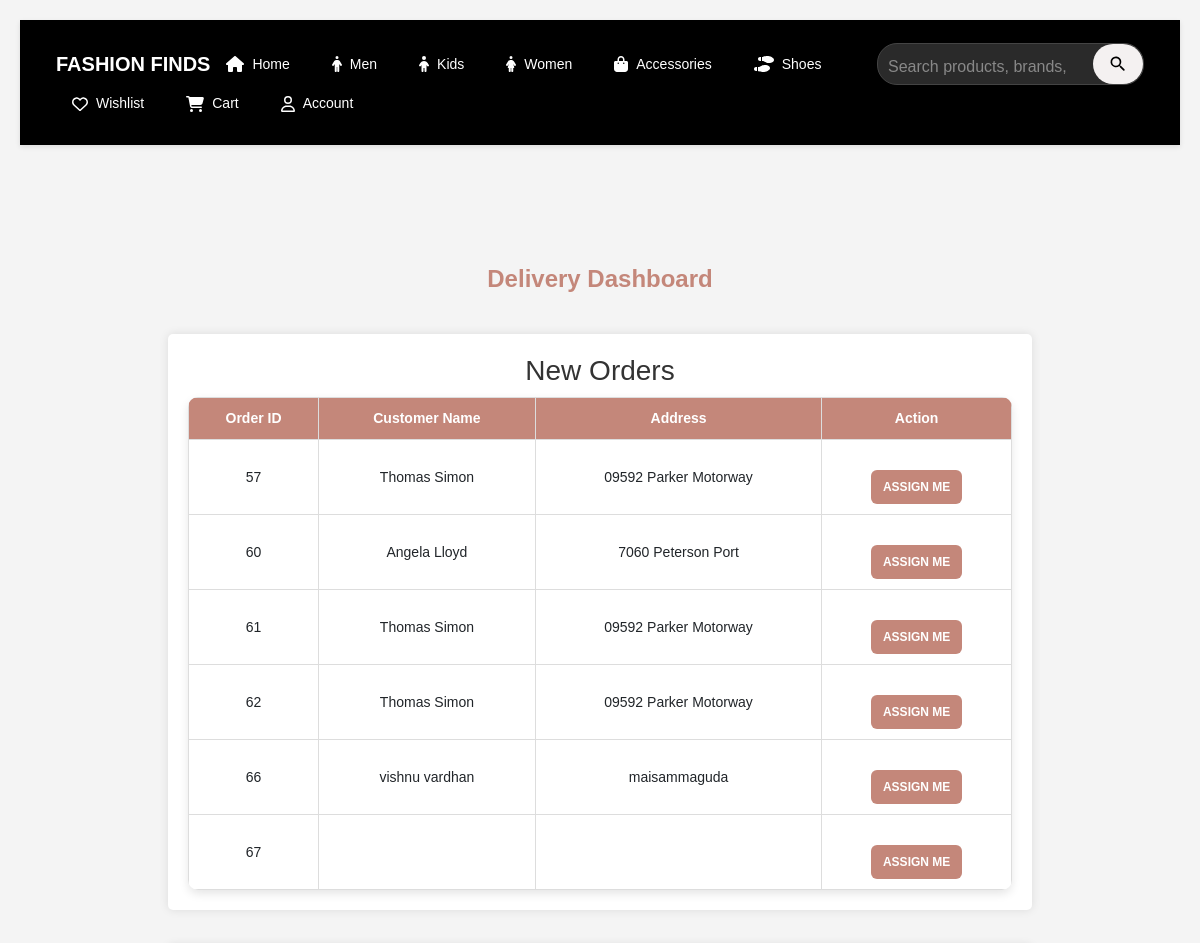
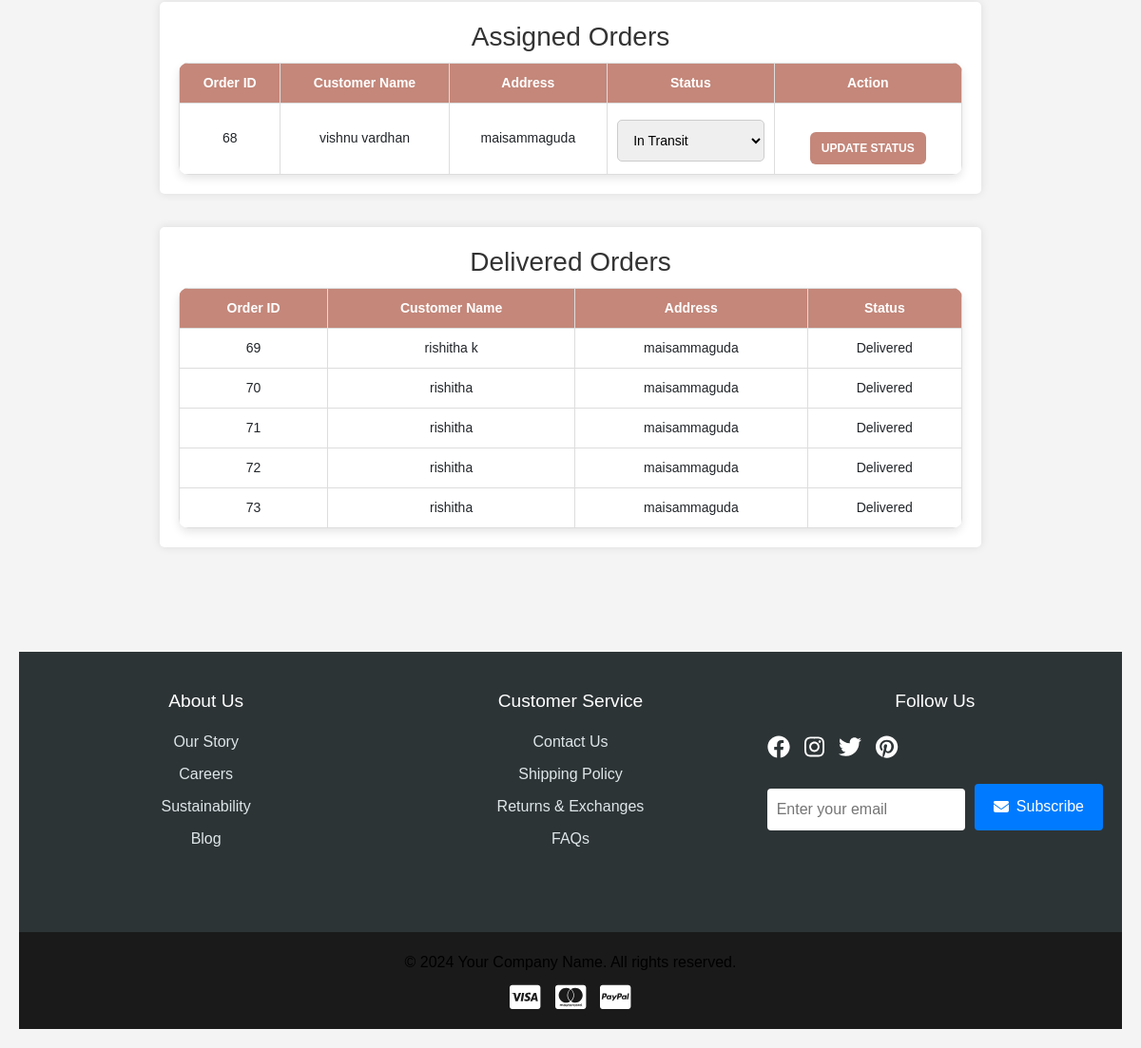
The app's page /delivery/dashboard (signed in), older data (2 pictures, top to bottom).
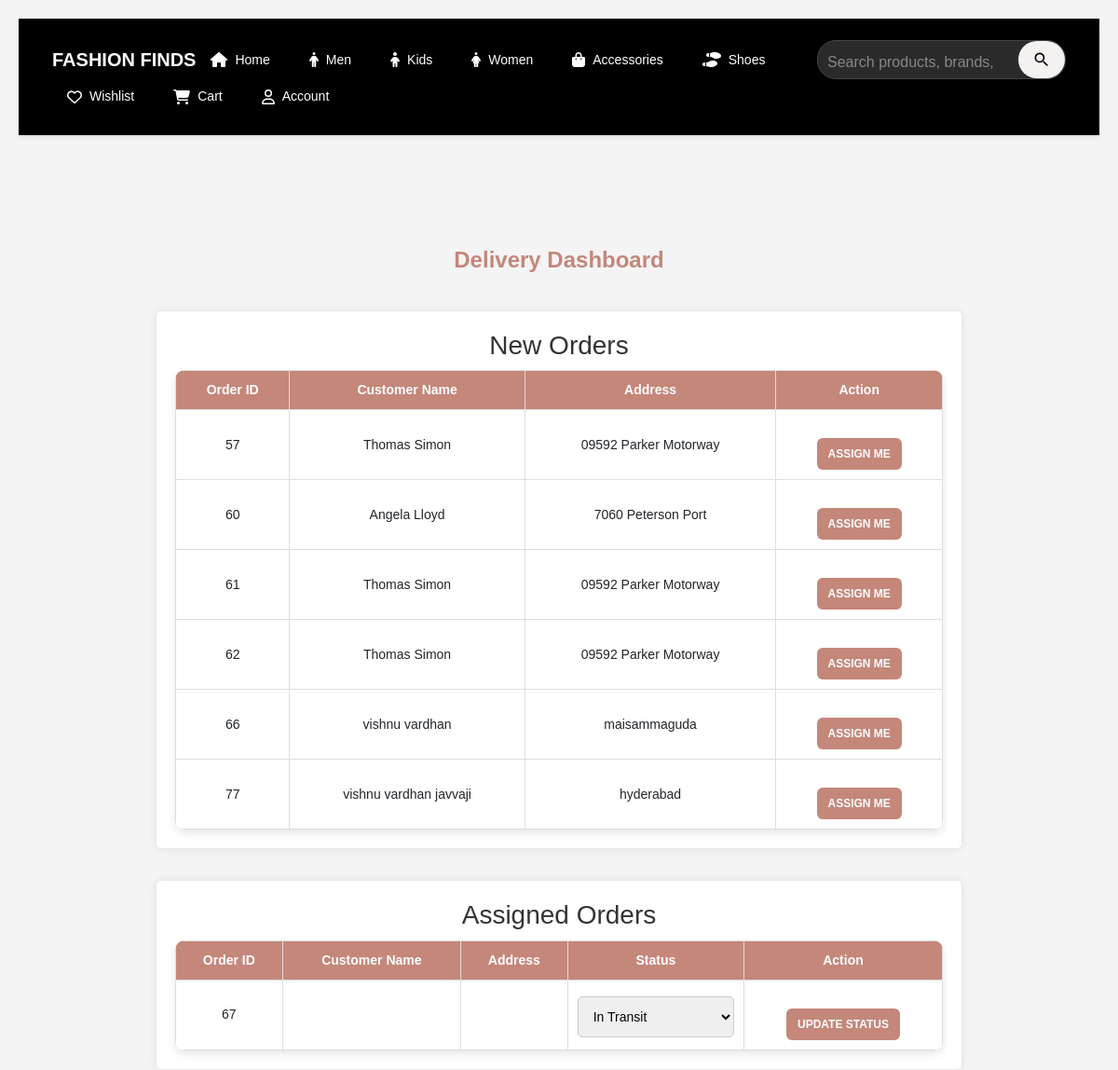
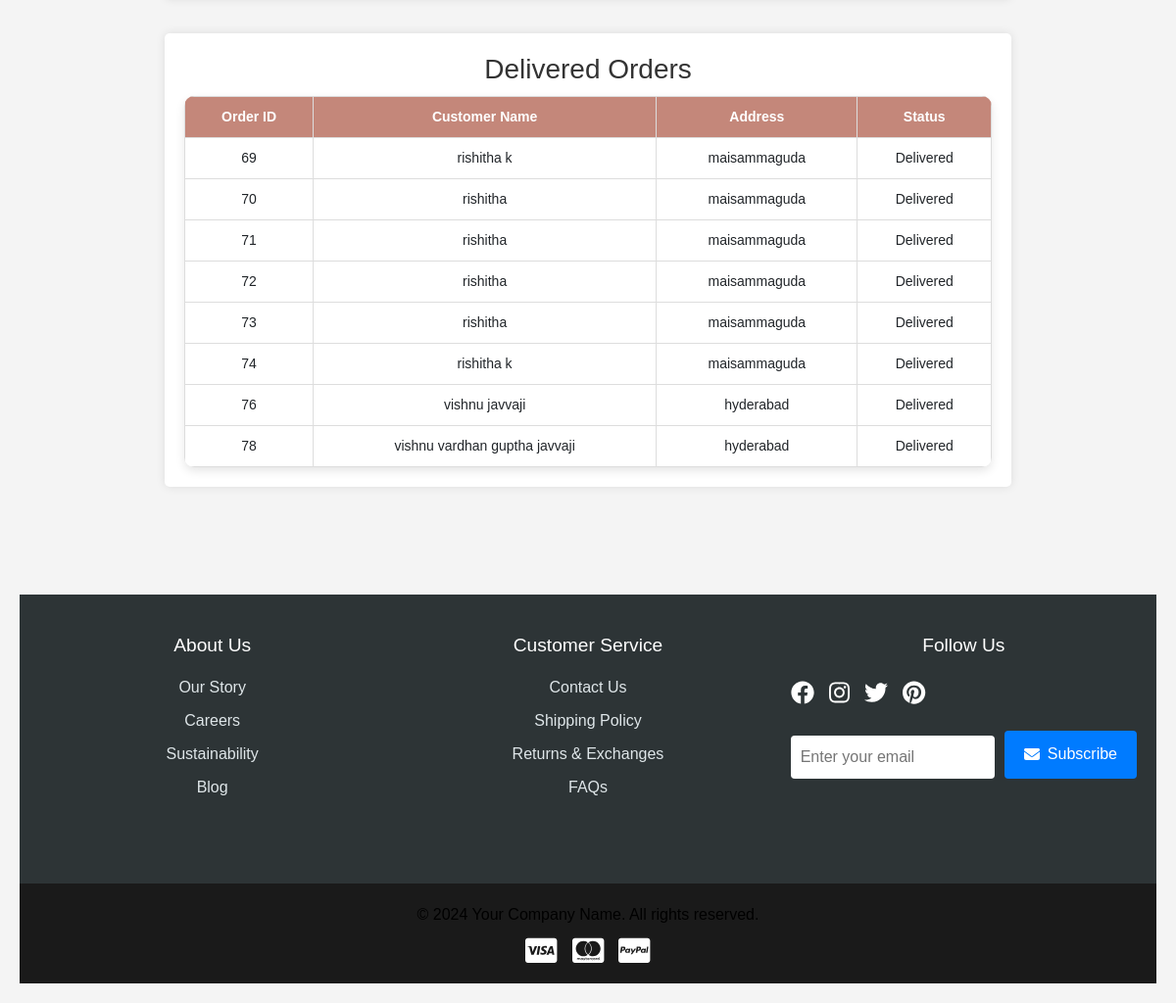
The same page, newer data (2 pictures, top to bottom).
### app/models.py (models this page shows, shortened)
class Order(db.Model):
    __tablename__ = 'orders'
    id = db.Column(db.Integer, primary_key=True)
    user_id = db.Column(db.Integer, db.ForeignKey('users.id'), nullable=False)
    total_price = db.Column(db.Float, nullable=False)
    status = db.Column(db.String(50), nullable=False, default="Pending")  # ('Pending', 'Shipped', 'Delivered', 'Cancelled')
    order_date = db.Column(db.DateTime, nullable=False, default=lambda: datetime.now(timezone.utc))
    delivery_date = db.Column(db.DateTime, nullable=True)
    order_items = db.relationship('OrderItem', backref='order', lazy=True, cascade="all, delete-orphan")
    delivery_person_id = db.Column(db.Integer, db.ForeignKey('users.id'), nullable=True)
    customer_name = db.Column(db.String(100), nullable=False)
    address_line_1 = db.Column(db.String(100), nullable=False)
    state = db.Column(db.String(100), nullable=False)
    city = db.Column(db.String(100), nullable=False)
    pincode = db.Column(db.String(20), nullable=False)
    mail = db.Column(db.String(50), nullable=False)

### app/delivery.py (the view)
@delivery_bp.route('/dashboard')
@login_required
def dashboard():
    person = current_user
    if not person:
        return "User not found", 404  # Handle non-existent users
    available_orders = Order.query.filter_by(city=person.city, delivery_person_id=None).all()
    delivered_orders = Order.query.filter_by(status="Delivered", delivery_person_id=person.id).all()
    assigned_orders = Order.query.filter(Order.delivery_person_id == person.id, Order.status != "Delivered").all()
    return render_template('delivery_dashboard.html', person=person, new_orders=available_orders, assigned_orders=assigned_orders, delivered=delivered_orders)

### app/templates/delivery_dashboard.html (shortened to what this page needs)
{% extends "base.html" %}
{% block content %}
<link rel="stylesheet" href="{{ url_for('static', filename='css/delivery.css') }}">
    <h2 class="title" style="color: #C4877A; font-size: 30 px; font-weight: bold;">Delivery Dashboard</h2>
    <div class="container">
        <div class="section">
            <h3>New Orders</h3>
            {% if new_orders %}
                <table>
                    <tr>
                        <th>Order ID</th>
                        <th>Customer Name</th>
                        <th>Address</th>
                        <th>Action</th>
                    </tr>
                    {% for order in new_orders %}
                    <tr>
                        <td>{{ order.id }}</td>
                        <td>{{ order.customer_name }}</td>
                        <td>{{ order.address_line_1 }}</td>
                        <td>
                            <a href="{{ url_for('delivery.assign_delivery', order_id=order.id) }}">
                                <button class="btn btn-update-status" type="button">Assign Me</button>
                            </a>
                        </td>
                    </tr>
                    {% endfor %}
                </table>
            {% else %}
                <p class="empty">No new orders available for delivery</p>
            {% endif %}
        </div>
        <div class="section">
            <h3>Assigned Orders</h3>
            {% if assigned_orders %}
                <table>
                    <tr>
                        <th>Order ID</th>
                        <th>Customer Name</th>
                        <th>Address</th>
                        <th>Status</th>
                        <th>Action</th>
                    </tr>
                    {% for order in assigned_orders %}
                    <tr>
                        <td>{{ order.id }}</td>
                        <td>{{ order.customer_name }}</td>
                        <td>{{ order.address_line_1 }}</td>
                        <td>
                            <select class="statusSelect" data-order-id="{{ order.id }}">
                                <option value="In Transit" {% if order.delivery_status == "In Transit" %}selected{% endif %}>In Transit</option>
                            </select>
                        </td>
                        <td>
                            <a href="{{ url_for('delivery.update_status', order_id=order.id, status=order.delivery_status) }}" id="updateStatusLink-{{ order.id }}">
                                <button class="btn btn-update-status">Update Status</button>
                            </a>
                        </td>
                    </tr>
                    {% endfor %}
                </table>
            {% else %}
                <p class="empty">No assigned orders</p>
            {% endif %}
        </div>
        <div class="section">
            <h3>Delivered Orders</h3>
            {% if delivered %}
                <table>
                    <tr>
                        <th>Order ID</th>
                        <th>Customer Name</th>
                        <th>Address</th>
                        <th>Status</th>
                    </tr>
                    {% for order in delivered %}
                    <tr>
                        <td>{{ order.id }}</td>
                        <td>{{ order.customer_name }}</td>
                        <td>{{ order.address_line_1 }}</td>
                        <td>{{ order.status }}</td>
                    </tr>
                    {% endfor %}
                </table>
            {% else %}
                <p class="empty">No delivered orders</p>
            {% endif %}
        </div>
    </div>
{% endblock %}

### app/templates/base.html (shortened to what this page needs)
<!DOCTYPE html>
<html lang="en">
<head>
    <link rel="stylesheet" href="https://cdn.jsdelivr.net/npm/bootstrap@4.5.3/dist/css/bootstrap.min.css">
    <link rel="stylesheet" href="{{url_for('static',filename='css/style.css')}}">
</head>
<body>
    {% include 'navbar.html' %}
    <main>
        {% block content %}{% endblock %}
    </main>
    {% include 'footer.html' %}
</body>
</html>

### app/templates/navbar.html (shortened to what this page needs)
<!DOCTYPE html>
<html lang="en">
<head>
    <link rel="stylesheet" href="https://cdnjs.cloudflare.com/ajax/libs/font-awesome/6.4.0/css/all.min.css">
    <link rel="stylesheet" href="{{url_for('static',filename='css/style.css')}}">
</head>
    <div class="nav-container">
        <nav class="navbar">
            <div class="logo">FASHION FINDS</div>
            <div class="main-nav">
                <a href="/" class="nav-item active">
                    <i class="fas fa-home"></i>
                    <span>Home</span>
                </a>
                <a href="{{ url_for('views.products_by_category', category_name='Men') }}" class="nav-item">
                    <i class="fas fa-male"></i>
                    <span>Men</span>
                </a>
                <a href="{{ url_for('views.products_by_category', category_name='Kids') }}" class="nav-item">
                    <i class="fas fa-child"></i>
                    <span>Kids</span>
                </a>
                <a href="{{ url_for('views.products_by_category', category_name='Women') }}" class="nav-item">
                    <i class="fas fa-female"></i>
                    <span>Women</span>
                </a>
                <a href="{{ url_for('views.products_by_category', category_name='Accessories') }}" class="nav-item">
                    <i class="fas fa-bag-shopping"></i>
                    <span>Accessories</span>
                </a>
                <a href="{{ url_for('views.products_by_category', category_name='Shoes') }}" class="nav-item">
                    <i class="fas fa-shoe-prints"></i>
                    <span>Shoes</span>
                </a>
            </div>
                <div class="search-container">
                    <form action="{{ url_for('views.search') }}" method="GET" class="search-bar">
                        <input type="text"
                               name="query"
                               class="search-input"
                               placeholder="Search products, brands, and categories..."
                               required>
                        <button type="submit" class="search-button">
                        </button>
                    </form>
                </div>
            <div class="nav-actions">
                <a href="/wishlist" class="nav-item">
                    <i class="far fa-heart"></i>
                    <span>Wishlist</span>
                </a>
                <a href="/cart" class="nav-item">
                    <i class="fas fa-shopping-cart"></i>
                    <span>Cart</span>
                </a>
                <div class="dropdown">
                    <a href="{{url_for('auth.account')}}" class="nav-item">
                        <i class="far fa-user"></i>
                        <span>Account</span>
                    </a>
                </div>
            </div>
        </nav>
    </div>

### app/templates/footer.html (shortened to what this page needs)
    <footer class="site-footer">
        <div class="footer-container">
            <div class="footer-section">
                <h4>About Us</h4>
                <ul class="footer-links">
                    <li><a href="#">Our Story</a></li>
                    <li><a href="#">Careers</a></li>
                    <li><a href="#">Sustainability</a></li>
                    <li><a href="#">Blog</a></li>
                </ul>
            </div>
            <div class="footer-section">
                <h4>Customer Service</h4>
                <ul class="footer-links">
                    <li><a href="#">Contact Us</a></li>
                    <li><a href="#">Shipping Policy</a></li>
                    <li><a href="#">Returns & Exchanges</a></li>
                    <li><a href="/faqs">FAQs</a></li>
                </ul>
            </div>
            <div class="footer-section">
                <h4>Follow Us</h4>
                <div class="social-media">
                    <a href="#" class="social-link" aria-label="Facebook">
                        <i class="fab fa-facebook"></i>
                    </a>
                    <a href="#" class="social-link" aria-label="Instagram">
                        <i class="fab fa-instagram"></i>
                    </a>
                    <a href="#" class="social-link" aria-label="Twitter">
                        <i class="fab fa-twitter"></i>
                    </a>
                    <a href="#" class="social-link" aria-label="Pinterest">
                        <i class="fab fa-pinterest"></i>
                    </a>
                </div>
                <div class="newsletter">
                    <form class="newsletter-form" onsubmit="handleSubscribe(event)">
                        <input type="email" class="newsletter-input"
                               placeholder="Enter your email" required>
                        <button type="submit" class="subscribe-btn">
                            <i class="fas fa-envelope"></i>
                            Subscribe
                        </button>
                    </form>
                </div>
            </div>
        </div>
        <div class="footer-bottom">
            <p>&copy; 2024 Your Company Name. All rights reserved.</p>
            <div class="payment-icons">
                <i class="fab fa-cc-visa"></i>
                <i class="fab fa-cc-mastercard"></i>
                <i class="fab fa-cc-paypal"></i>
            </div>
        </div>
    </footer>

### app/static/css/style.css (style rules this page uses)
* { margin: 0; padding: 0; box-sizing: border-box; font-family: Arial, sans-serif; }
.nav-container { background: #000000; padding: 15px 20px; box-shadow: 0 2px 5px rgba(0,0,0,0.1); }
.navbar { display: flex; justify-content: space-between; align-items: center; max-width: 1600px; margin: 0 auto; gap: 0px; }
.logo { color: white; font-size: 20px; font-weight: bold; min-width: 120px; }
.main-nav { display: flex; gap: 10px; align-items: center; flex: 1; }
.nav-item { position: relative; display: flex; align-items: center; gap: 8px; color: white; cursor: pointer; padding: 8px 12px; border-radius: 4px; transition: all 0.3s; text-decoration: none; padding: 0.5rem 1rem; }
.nav-item span { font-size: 14px; }
.search-bar { display: flex; align-items: center; background-color: #2a2a2a; border-radius: 20px; border: 1px solid #444; transition: all 0.3s ease; }
.search-input { border: none; background: transparent; padding: 5px 10px; color: white; font-size: 16px; width: 200px; }
.search-input::placeholder { color: #888; }
.search-button { background: #f4f1f1; border: none; padding: 10px 15px; border-radius: 25px; cursor: pointer; transition: all 0.3s ease; display: flex; align-items: center; }
.search-icon { width: 20px; height: 20px; fill: #000; }
.nav-actions { display: flex; gap: 10px; align-items: center; flex-shrink: 0; }
.dropdown { position: relative; }
.container { display: flex; flex-wrap: wrap; gap: 20px; justify-content: center; padding: 20px; max-width: 1400px; margin: 0 auto; }
.container { display: flex; flex-wrap: wrap; justify-content: center; gap: 15px; width: 100%; max-width: 1200px; }
main { flex: 1; padding: 20px; }
.site-footer { background: #2d3436; color: white; padding: 40px 0 0; margin-top: auto; }
.footer-container { max-width: 1200px; margin: 0 auto; padding: 0 20px; display: grid; grid-template-columns: repeat(auto-fit, minmax(250px, 1fr)); gap: 30px; }
.footer-section { margin-bottom: 30px; }
.footer-section h4 { color: #fff; margin-bottom: 20px; font-size: 1.2rem; }
.footer-links { list-style: none; }
.footer-links li { margin-bottom: 10px; }
.footer-links a { color: #dfe6e9; text-decoration: none; transition: color 0.3s; }
.social-media { display: flex; gap: 15px; margin-bottom: 20px; }
.social-link { color: white; font-size: 1.5rem; transition: transform 0.3s, color 0.3s; }
.newsletter-form { display: flex; gap: 10px; flex-wrap: wrap; }
.newsletter-input { padding: 10px; border: none; border-radius: 4px; flex: 1; min-width: 200px; }
.subscribe-btn { padding: 10px 20px; background: #007bff; color: white; border: none; border-radius: 4px; cursor: pointer; transition: background 0.3s; display: flex; align-items: center; gap: 8px; }
.footer-bottom { background: #1a1a1a; padding: 20px; margin-top: 40px; text-align: center; }
.footer-bottom p { margin-bottom: 10px; }
.payment-icons { display: flex; justify-content: center; gap: 15px; font-size: 1.8rem; }
body { font-family: Arial, sans-serif; margin: 0; padding: 0; }
p { font-size: 16px; color: black; margin: 0; }
a { text-decoration: none; }
form { display: grid; gap: 15px; }
html, body { height: 100%; margin: 0; overflow-x: hidden; }
input, textarea, select { margin-top: 5px; padding: 12px; border-radius: 5px; border: 1px solid #ccc; font-size: 1em; width: 100%; }
button { background-color: #262626; color: #f5f5f5; cursor: pointer; border: none; padding: 12px; border-radius: 5px; font-size: 1em; transition: background-color 0.3s; }
a { color: black; text-decoration: none; }
.btn { display: inline-block; padding: 12px; margin-top: 20px; background-color: #262626; color: #f5f5f5; border: none; border-radius: 5px; cursor: pointer; text-decoration: none; transition: background-color 0.3s; }

Row changes from the older to the newer data that the page shows:
removed Order: id "68", customer_name "vishnu vardhan", address_line_1 "maisammaguda", id "In Transit", shown under "Assigned Orders"
added Order: id "77", customer_name "vishnu vardhan javvaji", address_line_1 "hyderabad", shown under "New Orders"
changed Order id 67: moves from the list under "New Orders" to the list under "Assigned Orders"
added Order: id "74", customer_name "rishitha k", address_line_1 "maisammaguda", status "Delivered", shown under "Delivered Orders"
added Order: id "76", customer_name "vishnu javvaji", address_line_1 "hyderabad", status "Delivered", shown under "Delivered Orders"
added Order: id "78", customer_name "vishnu vardhan guptha javvaji", address_line_1 "hyderabad", status "Delivered", shown under "Delivered Orders"
